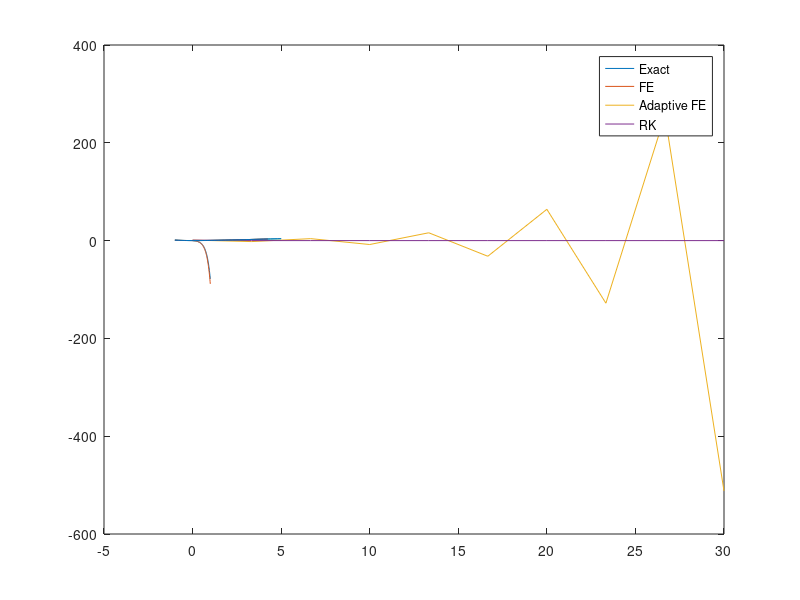

MATLAB code for this plot:
%% Test 1
% Equation:
% y'(t) = 5*y(t) - 3   in [ 0, 1 ]
%  y(0) = 0
% Discretization:
% h = 0.01
% Nh = 100

clear all
close all

FEFileID = fopen( 'solution_1.txt', 'r' );
u_n = fscanf( FEFileID, '%f' );
u_ex = @(t) -3/5 * exp(5*t) + 3/5;
t = linspace( 0, 1, length(u_n) );
plot( t, u_n )
hold on
plot( t, u_ex(t) )
legend( 'Computed', 'Exact' )

%% Test 2
% Equation:
% y'(t) = -y(t)   in [ 0, 30 ]
%  y(0) = 1
% Discretization:
% h = ?     
% Nh = ?
%
% NB:  if h<2     ==>   u->0 as t->inf
%      otherwise  ==>   u diverges

clear all
close all

FEFileID = fopen( 'solution_2.txt', 'r' );
u_n = fscanf( FEFileID, '%f' );
u_ex = @(t) exp(-t);
t = linspace( 0, 30, length(u_n) );
plot( t, u_n )
hold on
plot( t, u_ex(t) )
legend( 'Computed', 'Exact' )

%% Test 3
% Equation:
% y'(t) = t - y(t)   in [ -1, 5 ]
% y(-1) = 1
% Discretization:
% h = ?
% Nh = ?

clear all
close all

% Read files
FEFileID = fopen( 'solution_3.txt', 'r' );
AdapFileID = fopen( 'solution_3_adap.txt', 'r' );
TimesAdapFileID = fopen( 'times_solution_3_adap.txt', 'r' );
RKFileID = fopen( 'solution_3_RK.txt', 'r' );

% Numerical and exact solutions
u_n_FE = fscanf( FEFileID, '%f' );
u_n_adap = fscanf( AdapFileID, '%f' );
u_n_RK = fscanf( RKFileID, '%f' );
u_ex = @(t) t - 1 + 3*exp(-(t+1));

% Time vectors
t_FE = linspace( -1, 5, length(u_n_FE) );
t_adap = fscanf ( TimesAdapFileID, '%f' );
t_RK = linspace( -1, 5, length(u_n_RK) );

% Plot solutions
plot( t_FE, u_ex(t_FE) )
hold on
plot( t_FE, u_n_FE )
plot( t_adap, u_n_adap )
plot( t_RK, u_n_RK )

legend( 'Exact', 'FE', 'Adaptive FE', 'RK' )
